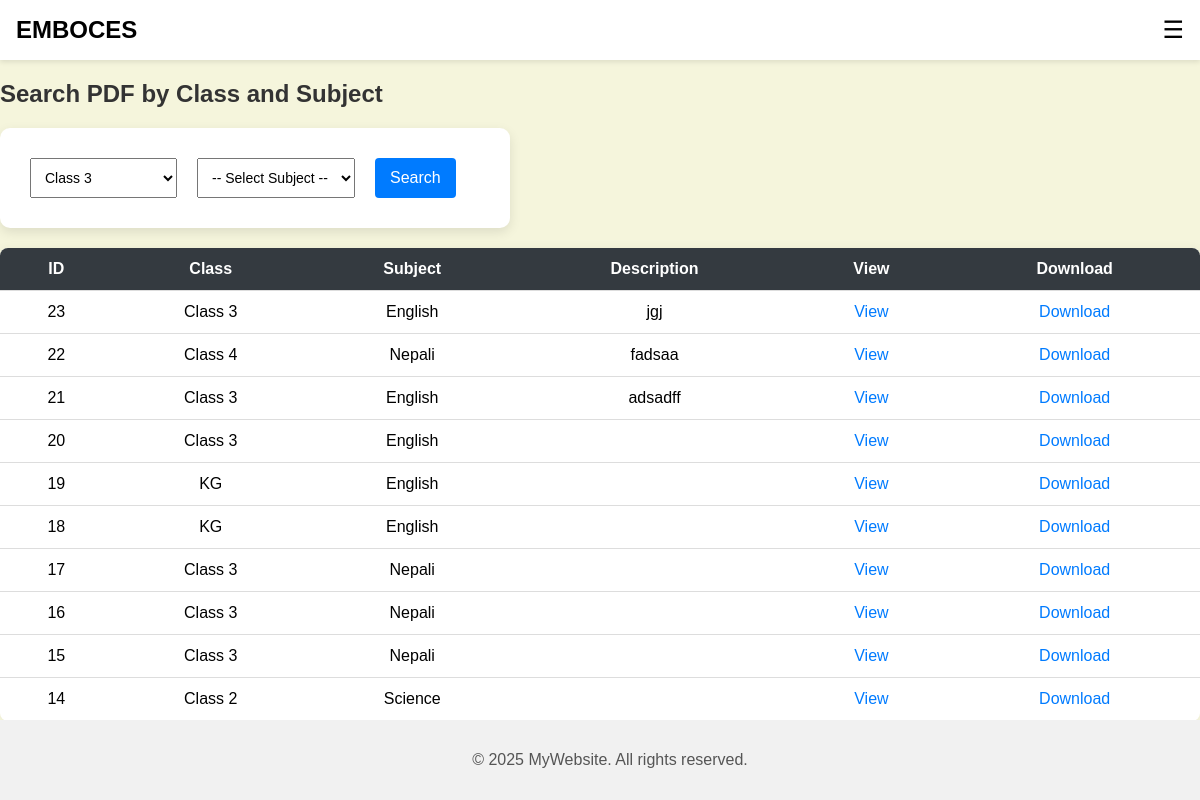
Screenshot of /user.php?class=Class 3 with the database file from the repository.
### tables this page shows
CREATE TABLE `files` (
  `id` int(11) NOT NULL,
  `filename` varchar(255) NOT NULL,
  `class` varchar(100) NOT NULL,
  `subject` varchar(100) NOT NULL,
  `description` text DEFAULT NULL
);

### user.php (the view, shortened to what this page needs)
<?php
$conn = new mysqli("localhost", "root", "", "dinesh rana magar");
$classFilter = $_GET['class'] ?? '';
$subjectFilter = $_GET['subject'] ?? '';
if ($classFilter && $subjectFilter) {
    $stmt = $conn->prepare("SELECT * FROM files WHERE class = ? AND subject = ? ORDER BY id DESC");
    $stmt->bind_param("ss", $classFilter, $subjectFilter);
    $stmt->execute();
    $result = $stmt->get_result();
} else {
    $result = $conn->query("SELECT * FROM files ORDER BY id DESC");
}
?>
<!DOCTYPE html>
<html>
<head>
    <link rel="stylesheet" href="index.css">
</head>
<body style="background-color:beige;">
<div class="navbar">
    <div class="logo">EMBOCES</div>
    <div class="menu-icon" onclick="toggleSidebar()">☰</div>
</div>
<h2>Search PDF by Class and Subject</h2>
<form method="GET">
    <select name="class" required>
        <?php
        $classes = ["Nursery", "KG", "Class 1", "Class 2", "Class 3", "Class 4", "Class 5", "Class 6", "Class 7", "Class 8", "Class 9", "Class 10"];
        foreach ($classes as $c) {
            echo "<option value='$c'" . ($classFilter == $c ? ' selected' : '') . ">$c</option>";
        }
        ?>
    </select>
    <select name="subject" required>
        <option value="">-- Select Subject --</option>
    </select>
    <button type="submit">Search</button>
</form>
<table>
    <tr>
        <th>ID</th>
        <th>Class</th>
        <th>Subject</th>
        <th>Description</th>
        <th>View</th>
        <th>Download</th>
    </tr>
    <?php if ($result && $result->num_rows > 0): ?>
        <?php while ($row = $result->fetch_assoc()): ?>
            <tr>
                <td><?= $row['id'] ?></td>
                <td><?= htmlspecialchars($row['class']) ?></td>
                <td><?= htmlspecialchars($row['subject']) ?></td>
                <td><?= nl2br(htmlspecialchars($row['description'])) ?></td>
                <td><a href="<?= $row['filename'] ?>" target="_blank"> View</a></td>
                <td><a href="<?= $row['filename'] ?>" download> Download</a></td>
            </tr>
        <?php endwhile; ?>
    <?php else: ?>
        <tr>
            <td colspan="6">No PDF found for selected Class and Subject.</td>
        </tr>
    <?php endif; ?>
</table>
 <div class="footer">
    <p>© 2025 MyWebsite. All rights reserved.</p>
  </div>
</body>
</html>

### index.css (style rules this page uses)
body { margin: 0; font-family: Arial, sans-serif; }
.navbar { display: flex; justify-content: space-between; align-items: center; padding: 1rem; background-color: #fff; box-shadow: 0 2px 5px rgba(0,0,0,0.1); }
.logo { font-weight: bold; font-size: 1.5rem; }
.menu-icon { font-size: 1.5rem; cursor: pointer; }
.footer { text-align: center; padding: 1rem; background-color: #f1f1f1; }
h2 { color: #222; margin-bottom: 20px; }
form { background-color: #ffffff; max-width: 450px; padding: 30px; border-radius: 10px; box-shadow: 0 4px 12px rgba(0,0,0,0.1); transition: box-shadow 0.3s ease; }
button { background-color: #007BFF; color: white; padding: 12px 20px; border: none; border-radius: 6px; cursor: pointer; font-size: 16px; transition: background-color 0.3s ease; }
html, body { height: 100%; margin: 0; padding: 0; }
body { display: flex; flex-direction: column; min-height: 100vh; }
.footer { position: fixed; bottom: 0; left: 0; width: 100%; background: #f1f1f1; text-align: center; padding: 15px 10px; color: #555; z-index: 1000; }

### user.php (style rules this page uses)
body { font-family: Arial, sans-serif; background: #f8f9fa; padding: 0 px; }
h2 { color: #333; }
form { display: flex; gap: 20px; margin-bottom: 20px; }
select { padding: 10px; font-size: 14px; }
button { padding: 10px 15px; background-color: #007bff; color: white; border: none; border-radius: 4px; cursor: pointer; }
table { width: 100%; background: white; border-collapse: collapse; border-radius: 8px; overflow: hidden; box-shadow: 0 0 10px rgba(0,0,0,0.05); }
th, td { padding: 12px 15px; text-align: center; border-bottom: 1px solid #ddd; }
th { background-color: #343a40; color: white; }
a { text-decoration: none; color: #007bff; }
.footer { position: fixed; bottom: 0; left: 0; width: 100%; background: #f1f1f1; text-align: center; padding: 15px 10px; color: #555; z-index: 1000; }

### rows the page displays
files: id "23", class "Class 3", subject "English", description "jgj"
files: id "22", class "Class 4", subject "Nepali", description "fadsaa"
files: id "21", class "Class 3", subject "English", description "adsadff"
files: id "20", class "Class 3", subject "English"
files: id "19", class "KG", subject "English"
files: id "18", class "KG", subject "English"
files: id "17", class "Class 3", subject "Nepali"
files: id "16", class "Class 3", subject "Nepali"
files: id "15", class "Class 3", subject "Nepali"
files: id "14", class "Class 2", subject "Science"

### other values shown
form field class "Class 3"
